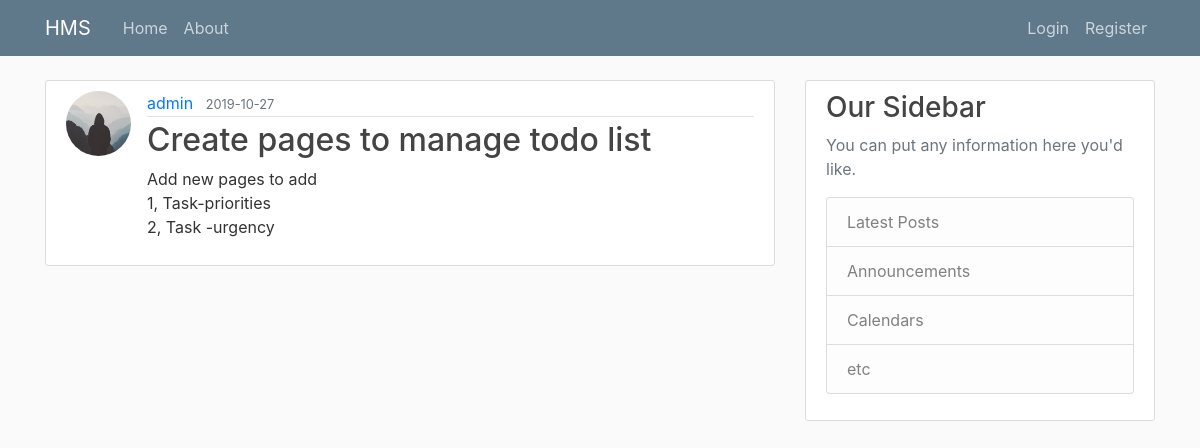
Screenshot of /post/2 with the database file from the repository.
### app/models.py (models this page shows, shortened)
class User(db.Model, UserMixin):
    __tablename__ = 'users'
    id = db.Column(db.Integer, primary_key=True)
    active = db.Column('is_active', db.Boolean(),
                       nullable=False, server_default='1')
    username = db.Column(db.String(20), unique=True, nullable=False)
    email = db.Column(db.String(255, collation='NOCASE'),
                      nullable=False, unique=True)
    email_confirmed_at = db.Column(db.DateTime())
    password = db.Column(db.String(255), nullable=False, server_default='')
    image_file = db.Column(db.String(20), nullable=False,
                           default='default.jpg')
    first_name = db.Column(db.String(100, collation='NOCASE'),
                           nullable=False, server_default='')
    last_name = db.Column(db.String(100, collation='NOCASE'),
                          nullable=False, server_default='')
    roles = db.relationship('Role', secondary='user_roles')
    posts = db.relationship('Post', backref='author', lazy=True)
    todoLists = db.relationship('ToDoList', backref="user", lazy=True)

class Post(db.Model):
    id = db.Column(db.Integer, primary_key=True)
    title = db.Column(db.String(100), nullable=False)
    date_posted = db.Column(
        db.DateTime(), nullable=False, default=datetime.utcnow)
    content = db.Column(db.Text(), nullable=False)
    user_id = db.Column(db.Integer, db.ForeignKey('users.id'), nullable=False)

### app/posts/routes.py (the view)
@posts.route('/post/<int:post_id>', methods=['GET', 'POST'])
def post(post_id):
    post = Post.query.get_or_404(post_id)
    return render_template('/posts/post.html', title=post.title, post=post)

### app/templates/posts/post.html (shortened to what this page needs)
{% extends "layout.html" %}
{% block content %}
<article class="media content-section">
    <img src="{{ url_for('static', filename='profile_pics/' + post.author.image_file) }}"
        class="rounded-circle article-img">
    <div class="media-body">
        <div class="article-metadata">
            <a class="mr-2" href="{{ url_for('users.user_posts', username=post.author.username)}}">{{ post.author.username }}</a>
            <small class="text-muted">{{ post.date_posted.strftime('%Y-%m-%d') }}</small>
        </div>
        <h2 class="article-title">{{ post.title }}</a></h2>
        <p class="article-content">{{ post.content }}</p>
    </div>
</article>
{% endblock content%}

### app/static/styles/main.css (style rules this page uses)
body { background: #fafafa; color: #333333; margin-top: 5rem; }
h1, h2, h3, h4, h5, h6 { color: #444444; }
.content-section { background: #ffffff; padding: 10px 20px; border: 1px solid #dddddd; border-radius: 3px; margin-bottom: 20px; }
.article-title { color: #444444; }
.article-content { white-space: pre-line; }
.article-img { height: 65px; width: 65px; margin-right: 16px; }
.article-metadata { padding-bottom: 1px; margin-bottom: 4px; border-bottom: 1px solid #e3e3e3 }

### rows the page displays
User: image_file (placeholder picture), author.username "admin"
Post: date_posted "2019-10-27", title "Create pages to manage todo list", content "Add new pages to add 1, Task-priorities 2, Task -urgency"
